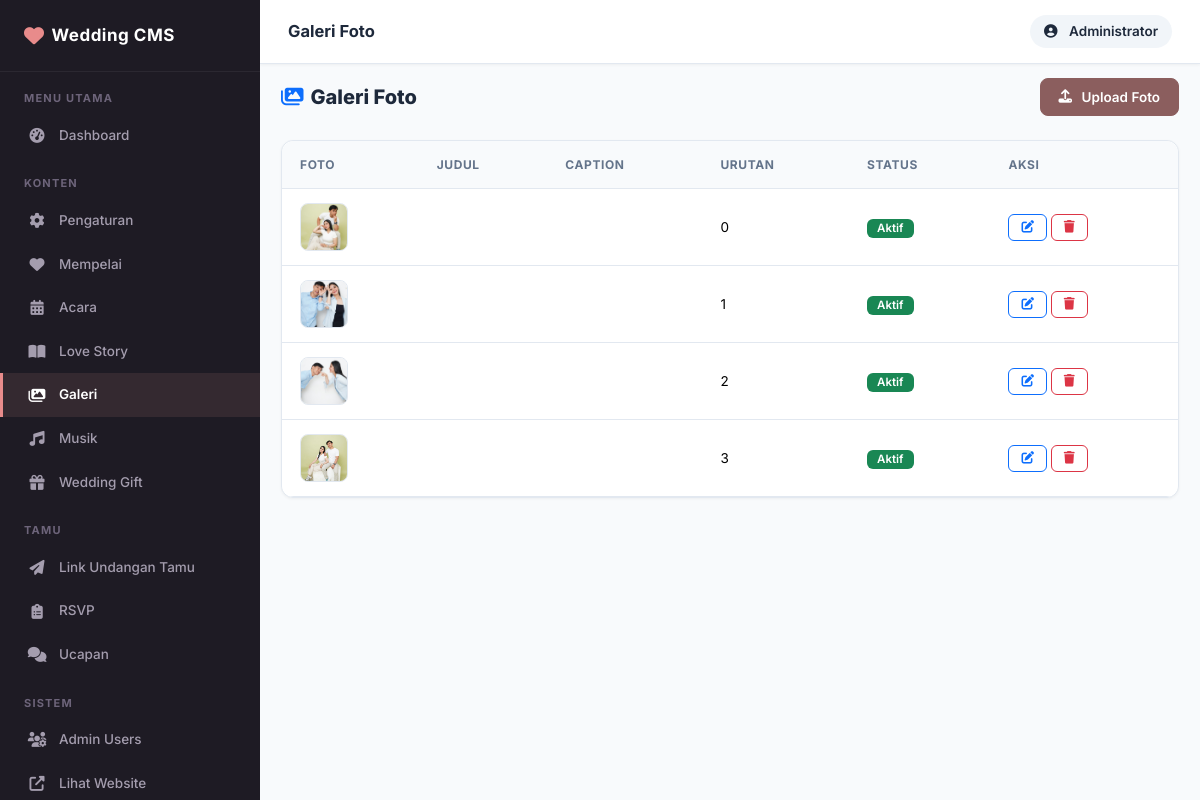
/admin/gallery/index.php (signed in), run on the app's committed database.
### tables this page shows
CREATE TABLE `gallery` (
  `id` int UNSIGNED NOT NULL,
  `image` varchar(255) NOT NULL,
  `title` varchar(150) NOT NULL DEFAULT '',
  `caption` text NOT NULL,
  `sort_order` int UNSIGNED NOT NULL DEFAULT '0',
  `is_active` tinyint(1) NOT NULL DEFAULT '1',
  `created_at` timestamp NOT NULL DEFAULT CURRENT_TIMESTAMP,
  `updated_at` timestamp NOT NULL DEFAULT CURRENT_TIMESTAMP ON UPDATE CURRENT_TIMESTAMP
);

### includes/helpers.php (called while the page is built, shortened)
<?php
function e(string $value): string {
    return htmlspecialchars($value, ENT_QUOTES, 'UTF-8');
}
function is_https(): bool {
    return false;
}
function base_url(string $path = ''): string {
    $protocol = is_https() ? 'https' : 'http';
    $host     = $_SERVER['HTTP_HOST'] ?? 'localhost';
    $root_fs  = str_replace('\\', '/', dirname(__DIR__));
    $doc_root = str_replace('\\', '/', rtrim($_SERVER['DOCUMENT_ROOT'] ?? '', '/\\'));
    if ($doc_root !== '' && strpos($root_fs, $doc_root) === 0) {
        $base = substr($root_fs, strlen($doc_root));
    } else {
        $script = str_replace('\\', '/', $_SERVER['SCRIPT_NAME'] ?? '/index.php');
        $base   = preg_replace('#/(admin|includes|assets|uploads|database)(/.*)?$#', '', $script);
        $base   = rtrim(dirname($base), '/');
    }
    $base = rtrim($base, '/');
    return $protocol . '://' . $host . $base . '/' . ltrim($path, '/');
}
function admin_url(string $path = ''): string {
    return base_url('admin/' . ltrim($path, '/'));
}
function upload_url(string $path = '', string $type = 'image'): string {
    $clean = ltrim($path, '/');
    $clean = ltrim($clean, '/');
    if ($type === 'music') {
        if (!str_starts_with($clean, 'music/')) {
            $clean = 'music/' . $clean;
        }
    } else {
        if (!str_starts_with($clean, 'images/') && !str_starts_with($clean, 'music/')) {
            $clean = 'images/' . $clean;
        }
    }
    return base_url('uploads/' . $clean);
}

### includes/db.php (called while the page is built, shortened)
<?php
function get_db(): PDO {
    static $pdo = null;
    if ($pdo === null) {
        try {
            $dsn = 'mysql:host=' . DB_HOST . ';dbname=' . DB_NAME . ';charset=' . DB_CHARSET;
            $options = [
                PDO::ATTR_ERRMODE            => PDO::ERRMODE_EXCEPTION,
                PDO::ATTR_DEFAULT_FETCH_MODE => PDO::FETCH_ASSOC,
                PDO::ATTR_EMULATE_PREPARES   => false,
            ];
            $pdo = new PDO($dsn, DB_USER, DB_PASS, $options);
        } catch (PDOException $e) {
            error_log('Database connection failed: ' . $e->getMessage());
            die(json_encode(['error' => true, 'message' => 'Database connection failed.']));
        }
    }
    return $pdo;
}
function db_query(string $sql, array $params = []): array {
    try {
        $stmt = get_db()->prepare($sql);
        $stmt->execute($params);
        return $stmt->fetchAll();
    } catch (PDOException $e) {
        error_log('Query error: ' . $e->getMessage() . ' SQL: ' . $sql);
        return [];
    }
}

### includes/functions.php (called while the page is built, shortened)
<?php
require_once __DIR__ . '/db.php';
require_once __DIR__ . '/helpers.php';
function get_all_gallery(): array {
    return db_query("SELECT * FROM gallery ORDER BY sort_order ASC, id ASC");
}

### admin/gallery/index.php (the view, shortened to what this page needs)
<?php
require_once dirname(__DIR__) . '/includes/header.php';
$gallery = get_all_gallery();
?>
<div class="page-header">
    <h4><i class="fas fa-images me-2 text-primary"></i>Galeri Foto</h4>
    <a href="<?= admin_url('gallery/create.php') ?>" class="btn btn-primary">
        <i class="fas fa-upload me-1"></i>Upload Foto
    </a>
</div>
<div class="card">
    <div class="card-body p-0">
        <?php if (empty($gallery)): ?>
            <div class="empty-state">
                <i class="fas fa-images"></i>
                <h5>Belum ada foto galeri</h5>
                <p>Klik "Upload Foto" untuk menambahkan foto pertama.</p>
            </div>
        <?php else: ?>
        <div class="table-responsive">
            <table class="table">
                <thead>
                    <tr>
                        <th>Foto</th>
                        <th>Judul</th>
                        <th>Caption</th>
                        <th>Urutan</th>
                        <th>Status</th>
                        <th>Aksi</th>
                    </tr>
                </thead>
                <tbody>
                    <?php foreach ($gallery as $item): ?>
                    <tr>
                        <td>
                            <img src="<?= upload_url(e($item['image'])) ?>"
                                 alt="<?= e($item['title']) ?>" class="img-thumb">
                        </td>
                        <td><?= e($item['title']) ?></td>
                        <td><?= e(truncate($item['caption'], 40)) ?></td>
                        <td><?= (int)$item['sort_order'] ?></td>
                        <td>
                            <?php if ($item['is_active']): ?>
                                <span class="badge bg-success">Aktif</span>
                            <?php else: ?>
                                <span class="badge bg-secondary">Nonaktif</span>
                            <?php endif; ?>
                        </td>
                        <td>
                            <a href="<?= admin_url('gallery/edit.php?id=' . $item['id']) ?>"
                               class="btn btn-sm btn-outline-primary">
                                <i class="fas fa-edit"></i>
                            </a>
                            <a href="<?= admin_url('gallery/delete.php?id=' . $item['id']) ?>"
                               class="btn btn-sm btn-outline-danger"
                               data-confirm="Hapus foto ini?">
                                <i class="fas fa-trash"></i>
                            </a>
                        </td>
                    </tr>
                    <?php endforeach; ?>
                </tbody>
            </table>
        </div>
        <?php endif; ?>
    </div>
</div>
<?php require_once dirname(__DIR__) . '/includes/footer.php'; ?>

### assets/css/admin.css (style rules this page uses)
:root { --sidebar-width: 260px; --sidebar-bg: #1e1b24; --sidebar-hover: #2d2838; --sidebar-active: #8b5e5e; --sidebar-text: #a49dae; --sidebar-text-active: #ffffff; --topbar-height: 64px; --topbar-bg: #ffffff; --primary: #8b5e5e; --primary-hover: #754c4c; --primary-light: #f5ebe6; --secondary: #d8b4a0; --success: #10b981; --danger: #ef4444; --warning: #f59e0b; --info: #0ea5e9; --body-bg: #f8fafc; --card-bg: #ffffff; --border-color: #e2e8f0; --text-dark: #1e293b; --text-muted: #64748b; --font: 'Inter', -apple-system, BlinkMacSystemFont, sans-serif; --radius: 12px; --shadow-sm: 0 1px 3px rgba(0,0,0,0.05); --shadow-md: 0 4px 16px rgba(0,0,0,0.06); --shadow-lg: 0 10px 30px rgba(0,0,0,0.08); }
*, *::before, *::after { box-sizing: border-box; }
html, body { margin: 0; padding: 0; font-family: var(--font); background: var(--body-bg); color: var(--text-dark); font-size: 14px; line-height: 1.6; -webkit-font-smoothing: antialiased; }
.card { background: var(--card-bg); border: 1px solid var(--border-color); border-radius: var(--radius); box-shadow: var(--shadow-sm); margin-bottom: 24px; overflow: hidden; }
.card-body { padding: 22px; }
.table-responsive { border-radius: var(--radius); }
.table { margin-bottom: 0; font-size: 13.5px; }
.table thead th { background: #f8fafc; border-bottom: 1px solid var(--border-color); font-weight: 700; font-size: 12px; text-transform: uppercase; letter-spacing: 0.6px; color: var(--text-muted); padding: 14px 18px; white-space: nowrap; }
.table tbody td { padding: 14px 18px; vertical-align: middle; border-color: var(--border-color); }
.btn { border-radius: 8px; font-size: 13.5px; font-weight: 600; padding: 8px 18px; transition: all 0.2s ease; display: inline-flex; align-items: center; gap: 6px; justify-content: center; }
.btn-primary { background: var(--primary); border-color: var(--primary); color: #fff; }
.btn-sm { padding: 6px 12px; font-size: 12.5px; border-radius: 6px; }
.badge { font-size: 11.5px; font-weight: 600; border-radius: 6px; padding: 4px 10px; }
.img-thumb { width: 48px; height: 48px; object-fit: cover; border-radius: 8px; border: 1px solid var(--border-color); }
.page-header { display: flex; align-items: center; justify-content: space-between; margin-bottom: 24px; flex-wrap: wrap; gap: 12px; }
.page-header h4 { margin: 0; font-size: 20px; font-weight: 800; color: var(--text-dark); }

### data on the page
gallery: image (picture), sort_order "0", is_active "Aktif"
gallery: image (picture), sort_order "1", is_active "Aktif"
gallery: image (picture), sort_order "2", is_active "Aktif"
gallery: image (picture), sort_order "3", is_active "Aktif"

### other printed values
$page_title "Galeri Foto"
$admin['name'] "Administrator"
